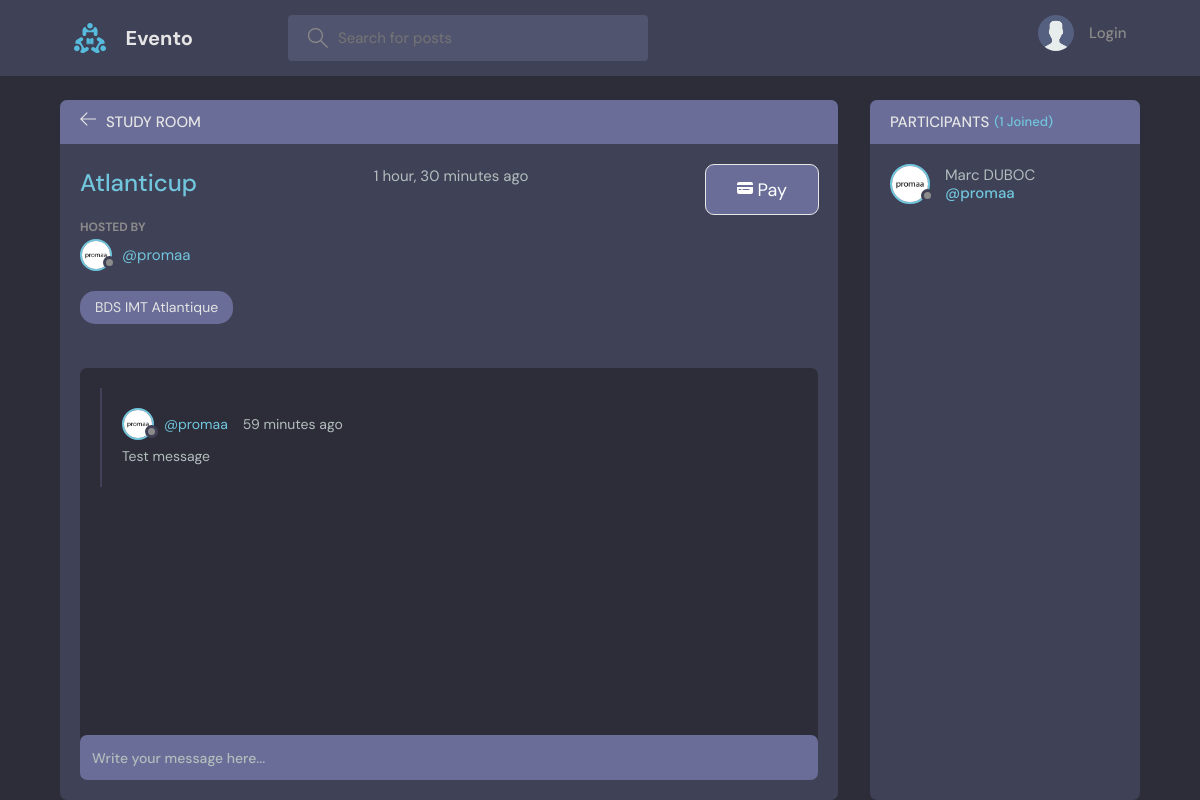
Screenshot of /room/22/ with the database file from the repository.
### base/models.py (models this page shows, shortened)
class Room(models.Model):
    host = models.ForeignKey(User, on_delete=models.SET_NULL, null=True)
    topic = models.ForeignKey(Topic, on_delete=models.SET_NULL, null=True)
    name = models.CharField(max_length=200)
    description = models.TextField(null=True, blank=True)
    participants = models.ManyToManyField(
        User, related_name='participants', blank=True)
    updated = models.DateTimeField(auto_now=True)
    created = models.DateTimeField(auto_now_add=True)
    class Meta:
        ordering = ['-updated', '-created']

class User(AbstractUser):
    name = models.CharField(max_length=200, null=True)
    email = models.EmailField(unique=True, null=True)
    bio = models.TextField(null=True)
    avatar = models.ImageField(null=True, default="avatar.svg")
    USERNAME_FIELD = 'email'
    REQUIRED_FIELDS = ['username']

class Topic(models.Model):
    name = models.CharField(max_length=200)
    def __str__(self):
        return self.name

class Message(models.Model):
    user = models.ForeignKey(User, on_delete=models.CASCADE)
    room = models.ForeignKey(Room, on_delete=models.CASCADE)
    body = models.TextField()
    updated = models.DateTimeField(auto_now=True)
    created = models.DateTimeField(auto_now_add=True)
    class Meta:
        ordering = ['-updated', '-created']

### base/views.py (the view, shortened to what this page needs)
# urls.py: path('room/<str:pk>/', views.room, name="room"),
def room(request, pk):
    room = Room.objects.get(id=pk)
    room_messages = room.message_set.all()
    participants = room.participants.all()
    context = {'room': room, 'room_messages': room_messages,
               'participants': participants}
    return render(request, 'base/room.html', context)

### base/templates/base/room.html (shortened to what this page needs)
{% extends 'main.html' %}
{% block content %}
<main class="profile-page layout layout--2">
  <div class="container">
    <div class="room">
      <div class="room__top">
        <div class="room__topLeft">
          <a href="{% url 'home' %}">
            <svg version="1.1" xmlns="http://www.w3.org/2000/svg" width="32" height="32" viewBox="0 0 32 32">
              <title>arrow-left</title>
              <path
                d="M13.723 2.286l-13.723 13.714 13.719 13.714 1.616-1.611-10.96-10.96h27.625v-2.286h-27.625l10.965-10.965-1.616-1.607z">
              </path>
            </svg>
          </a>
          <h3>Study Room</h3>
        </div>
      </div>
      <div class="room__box scroll">
        <div class="room__header scroll">
          <div class="room__info">
            <h3>{{room.name}}</h3>
            <span>{{room.created|timesince}} ago</span>
            <button class="button2" onclick="window.location.href='{% url 'payments' %}'">
              <svg xmlns="http://www.w3.org/2000/svg" width="16" height="16" fill="currentColor" class="bi bi-credit-card" viewBox="0 0 16 16">
                <path d="M0 4a2 2 0 0 1 2-2h12a2 2 0 0 1 2 2v1H0V4zM0 7v5a2 2 0 0 0 2 2h12a2 2 0 0 0 2-2V7H0zm2 3a.5.5 0 0 1 0-1h2a.5.5 0 0 1 0 1H2zm4 0a.5.5 0 0 1 0-1h6a.5.5 0 0 1 0 1H6z"/>
              </svg>
              Pay
            </button>
          </div>
          <div class="room__hosted">
            <p>Hosted By</p>
            <a href="{% url 'user-profile' room.host.id %}" class="room__author">
              <div class="avatar avatar--small">
                <img src="{{room.host.avatar.url}}" />
              </div>
              <span>@{{room.host.username}}</span>
            </a>
          </div>
          <span class="room__topics">{{room.topic}}</span>
        </div>
        <div class="room__conversation">
          <div class="threads scroll">
            {% for message in room_messages %}
            <div class="thread">
              <div class="thread__top">
                <div class="thread__author">
                  <a href="{% url 'user-profile' message.user.id %}" class="thread__authorInfo">
                    <div class="avatar avatar--small">
                      <img src="{{message.user.avatar.url}}" />
                    </div>
                    <span>@{{message.user.username}}</span>
                  </a>
                  <span class="thread__date">{{message.created|timesince}} ago</span>
                </div>
              </div>
              <div class="thread__details">
                {{message.body}}
              </div>
            </div>
            {% endfor %}
          </div>
        </div>
      </div>
      <div class="room__message">
        <form action="" method="POST">
          <input name="body" placeholder="Write your message here..." />
        </form>
      </div>
    </div>
    <div class="participants">
      <h3 class="participants__top">Participants <span>({{participants.count}} Joined)</span></h3>
      <div class="participants__list scroll">
        {% for user in participants %}
        <a href="{%  url 'user-profile' user.id %}" class="participant">
          <div class="avatar avatar--medium">
            <img src="{{user.avatar.url}}" />
          </div>
          <p>
            {{user.name}}
            <span>@{{user.username}}</span>
          </p>
        </a>
        {% endfor %}
      </div>
    </div>
  </div>
</main>
{% endblock content %}

### base/templates/base/room.html (style rules this page uses)
.button2 { display: inline-block; transition: all 0.2s ease-in; position: relative; overflow: hidden; z-index: 1; color: #ffffff; padding: 0.7em 1.7em; cursor: pointer; font-size: 18px; border-radius: 0.5em; background: #696D97; border: 1px solid #e8e8e8; }
.button2:before { content: ""; position: absolute; left: 50%; transform: translateX(-50%) scaleY(1) scaleX(1.25); top: 100%; width: 140%; height: 180%; background-color: rgba(0, 0, 0, 0.05); border-radius: 50%; display: block; transition: all 0.5s 0.1s cubic-bezier(0.55, 0, 0.1, 1); z-index: -1; }
.button2:after { content: ""; position: absolute; left: 55%; transform: translateX(-50%) scaleY(1) scaleX(1.45); top: 180%; width: 160%; height: 190%; background-color: #696D97; border-radius: 50%; display: block; transition: all 0.5s 0.1s cubic-bezier(0.55, 0, 0.1, 1); z-index: -1; }

### rows the page displays
Room: name "Atlanticup", created "1 hour, 30 minutes", host.avatar (picture), host.username "promaa", topic "BDS IMT Atlantique"
Message: user.avatar (picture), user.username "promaa", created "59 minutes", body "Test message"
User: avatar (picture), name "Marc DUBOC", username "promaa"

### other values shown
{{ participants.count }} "1"
